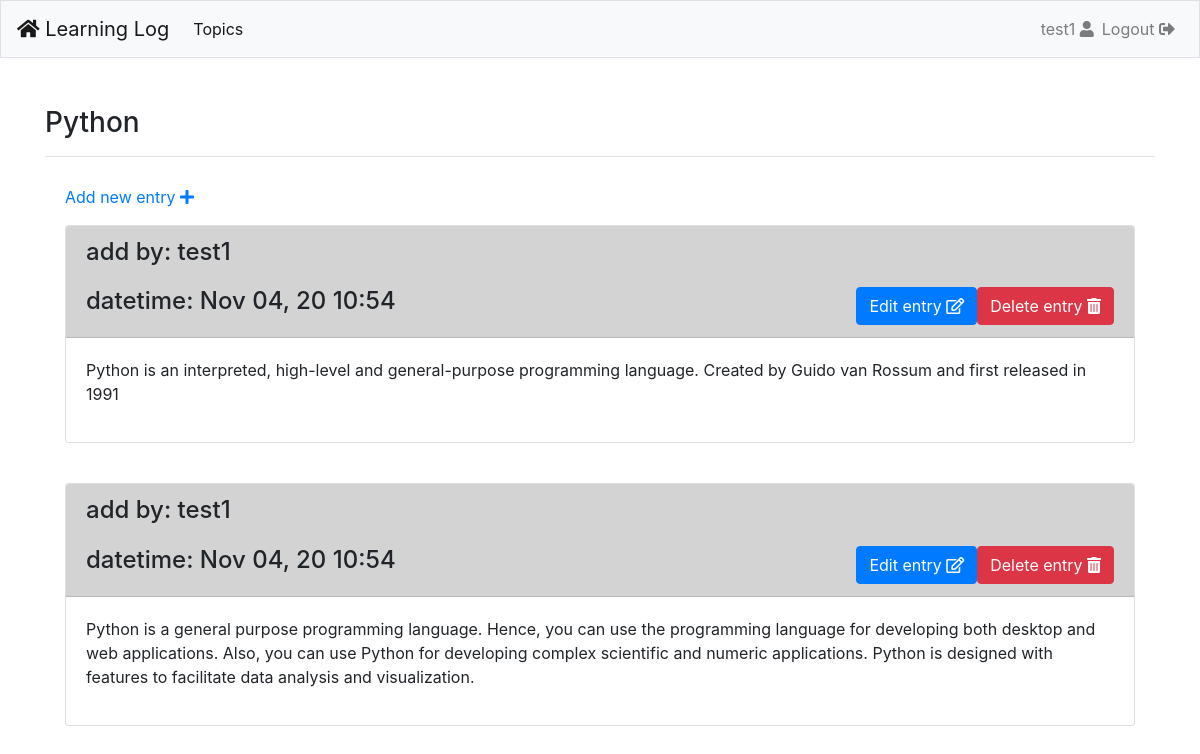
Screenshot of /topics/4/ (signed in) with the database file from the repository.
### learning_logs/models.py (models this page shows, shortened)
class Topic(models.Model):
    text = models.CharField(max_length=200)
    image = models.ImageField(upload_to='image/', null=True, blank=True)
    date_added = models.DateTimeField(auto_now_add=True)
    owner = models.ForeignKey(User, on_delete=models.CASCADE)
    def __str__(self):
        return self.text

class Entry(models.Model):
    topic = models.ForeignKey(Topic, on_delete=models.CASCADE)
    text = models.TextField()
    date_added = models.DateTimeField(auto_now_add=True)
    owner = models.ForeignKey(User,null=True, on_delete=models.CASCADE)
    class Meta:
        verbose_name_plural = 'entries'

### learning_logs/views.py (the view)
# urls.py: path('topics/<int:topic_id>/', views.topic, name='topic'),
@login_required
def topic(request, topic_id):
    topic = get_object_or_404(Topic, id=topic_id)
    entries = topic.entry_set.order_by('-date_added')
    context = {'topic': topic, 'entries': entries}
    return render(request, 'learning_logs/topic.html', context)

### learning_logs/templates/learning_logs/topic.html (shortened to what this page needs)
{% extends "learning_logs/base.html" %}
{% block page_header %}
	<br><h3>{{ topic }}</h3>
{% endblock page_header %}
{% block content %}
	<p>
		<a href="{% url 'learning_logs:new_entry' topic.id %}">Add new entry <i class="fas fa-plus"></i> </a>
	</p>
		{% for entry in entries %}
			<div class="card mb-3">
				<h4 class="card-header" style="background-color:lightgray">
					add by: {{user.username}}
						<small><form method="post" action="{% url 'learning_logs:delete_entry' entry.id %}">
							<button type="submit" class="btn btn-danger btn-primary" style='float:right'>
							Delete entry <i class="fas fa-trash-alt"></i> </button></form></small>
						<small><a href="{% url 'learning_logs:edit_entry' entry.id %}" style="float:right">
							<button method="submit" class="btn btn-primary" style='float:right'>
								Edit entry <i class="far fa-edit"></i> </button></a></small>
					datetime: {{ entry.date_added|date:'M d, y H:i' }}
				</h4>
				<div class="card-body">
					{{ entry.text|linebreaks }}
				</div>
			</div></br>
		{% empty %}
			<h3><p><br><br><br><br> <i class="fas fa-times"></i>  There is no entries for this topic yet.</p></h3>
		{% endfor %}
{% endblock content %}

### learning_logs/templates/learning_logs/base.html (shortened to what this page needs)
{% load bootstrap4 %}
<link rel="stylesheet" href="https://use.fontawesome.com/releases/v5.15.1/css/all.css"
integrity="sha384-vp86vTRFVJgpjF9jiIGPEEqYqlDwgyBgEF109VFjmqGmIY/Y4HV4d3Gp2irVfcrp"
crossorigin="anonymous">
<!doctype html>
<html lang="en">
<head>
	{% bootstrap_css %}
</head>
<body>
	<nav class="navbar navbar-expand-md navbar-light bg-light mb-4 border">
		<a class="navbar-brand" href="{% url 'learning_logs:index' %}">
			<i class="fas fa-home"></i> Learning Log</a>
		<div class="collapse navbar-collapse" id="navbarCollapse">
			<ul class="navbar-nav mr-auto">
				<li class="nav-item active">
					<a class="nav-link" href="{% url 'learning_logs:topics' %}">Topics</a></li>
			</ul>
			<ul class="navbar-nav ml-auto">
				{% if user.is_authenticated %}
					<li class="nav-item">
						<span class="navbar-text"> {{user.username}} <i class="fas fa-user"></i> </span>
					</li>
					<li class="nav-item">
						<a class="nav-link" href="{% url 'users:logout' %}"> Logout <i class="fas fa-sign-out-alt"></i> </a>
					</li>
				{% else %}
					<li class="nav-item">
						<a class="nav-link" href="{% url 'users:register' %}"> Register <i class="fas fa-user-plus"></i> </a>
					</li>
					<li class="nav-item">
						<a class="nav-link" href="{% url 'users:login' %}"> Login <i class="fas fa-sign-in-alt"></i> </a></li>
				{% endif %}
			</ul>
		</div>
	</nav>
	<main role="main" class="container">
		<div class="pb-2 mb-2 border-bottom">
			{% block page_header %} {% endblock page_header %}
		</div>
	</main>
		<div class="container">
			<div class="col-lg-13 col-md-18">
				<div class="card-body">
						{% block content %} {% endblock content %}
				</div>
			</div>
		</div>
</body>
</html

### rows the page displays
Topic: text "Python"
Entry: date_added "Nov 04, 20 10:54", text "Python is an interpreted, high-level and general-purpose programming language. Created by Guido van Rossum and first released in 1991"
Entry: date_added "Nov 04, 20 10:54", text "Python is a general purpose programming language. Hence, you can use the programming language for developing both desktop and web applications. Also, you can use Python for developing complex scientific and numeric applications. Python is designed with features to facilitate data analysis and visualization."

### other values shown
{{ user.username }} "test1"
